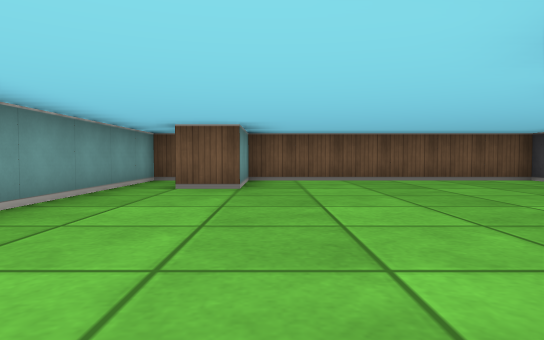
view 1 (above)

12 first-person views from a walk through a cub3D ray-caster map. The camera is about half as high as the walls, tilts 2° down and sees 75° across. The floor is counted in squares. Each view is taken from the middle of a square. On the plan, view 1 faces up. The plan holds only what a view shows up to about 9 squares ahead; the rest is blank.

view 2
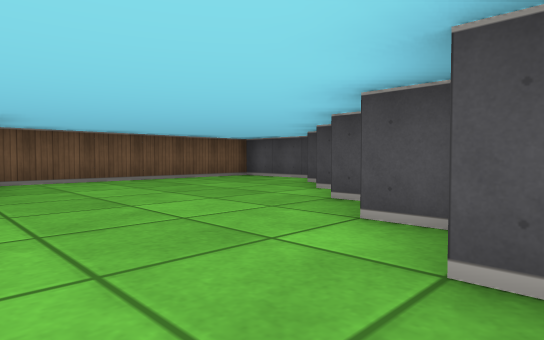

view 3
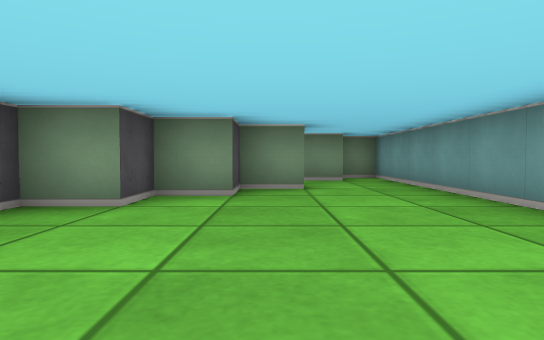

view 4
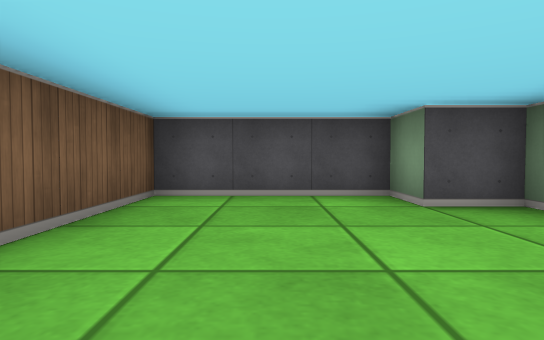

view 5
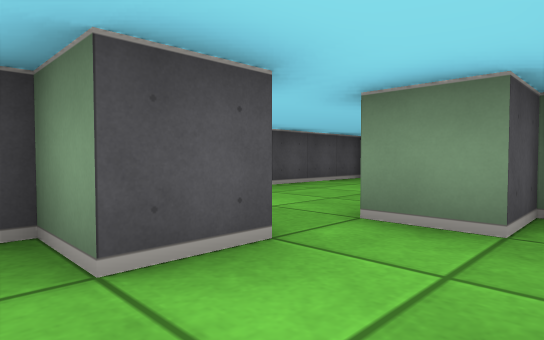

view 6
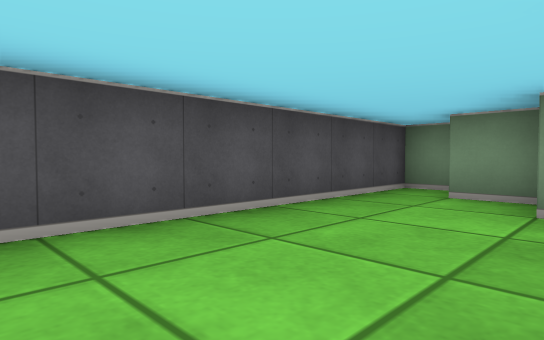

view 7
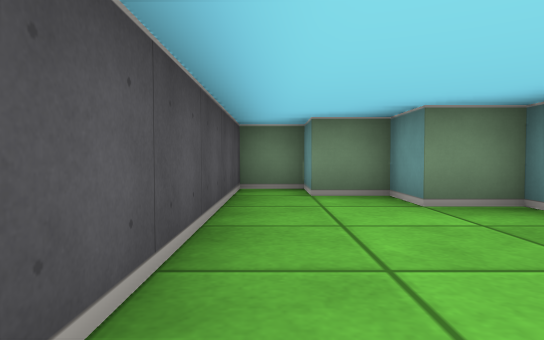

view 8
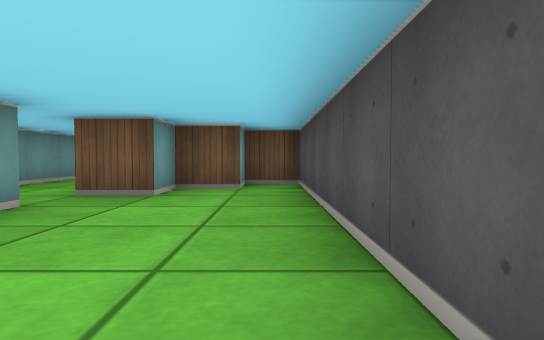

view 9
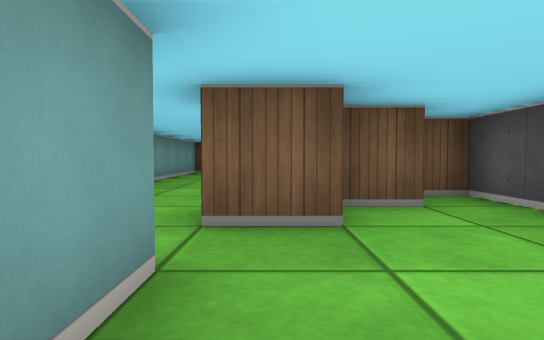

view 10
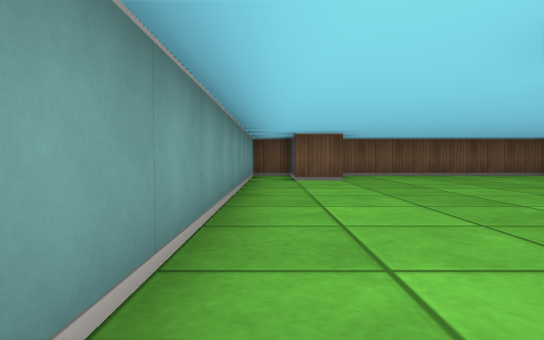

view 11
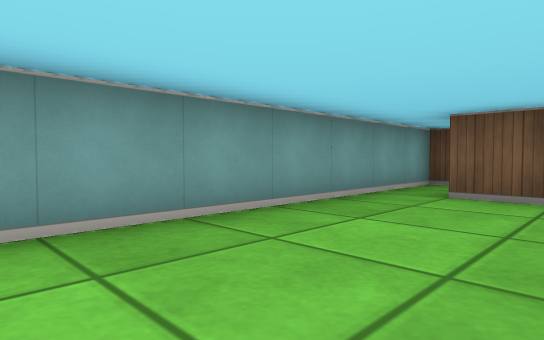

view 12
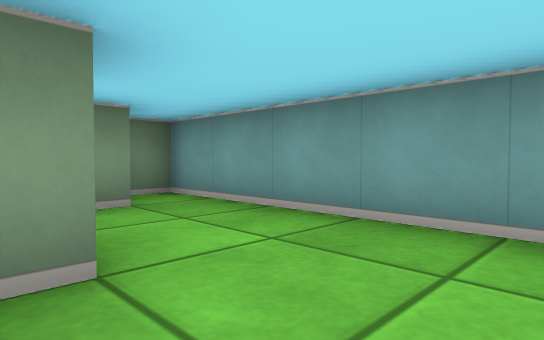

### Floor plan
Ten units are one square. View 1 is at (0, 0); x grows to the right and y downward. Boxes are objects, and circles mark ways between rooms. Rooms are numbered by the first view taken in them; rooms with no view inside come last. Other rooms are left out.
<svg viewBox="-30 -80 90 160">
<path fill="none" stroke="#000" d="M45 -34 45 -45 55 -45 55 -75 -5 -75 -5 -55 -15 -55 -15 -69M-20 -75 -25 -75 -25 35 -15 35 -15 25 -5 25M-5 15 -5 5 5 5 5 -5 15 -5 15 -15 25 -15 25 -25M-5 25 -5 34M-6 55 5 55 5 65 15 65 15 75 25 75 25 -5 15 -5M15 5 5 5 5 15 -5 15"/>
<circle cx="-10" cy="20" r="3" fill="#2a7"/>
<text x="10" y="-40">1</text>
<text x="10" y="40">2</text>
</svg>
Room 1 opens to room 2.

Where each view was taken, in squares from view 1:
view 1: 0 up, 0 right, facing up
view 2: 0 up, 1 left, facing up-right
view 3: 5 up, 0 right, facing down
view 4: 6 up, 1 right, facing right
view 5: 0 up, 2 left, facing down-right
view 6: 2 down, 0 right, facing down-right
view 7: 2 down, 2 right, facing down
view 8: 6 down, 2 right, facing up
view 9: 4 down, 0 right, facing up
view 10: 2 down, 2 left, facing up
view 11: 1 up, 0 right, facing up-left
view 12: 1 up, 0 right, facing down-left
